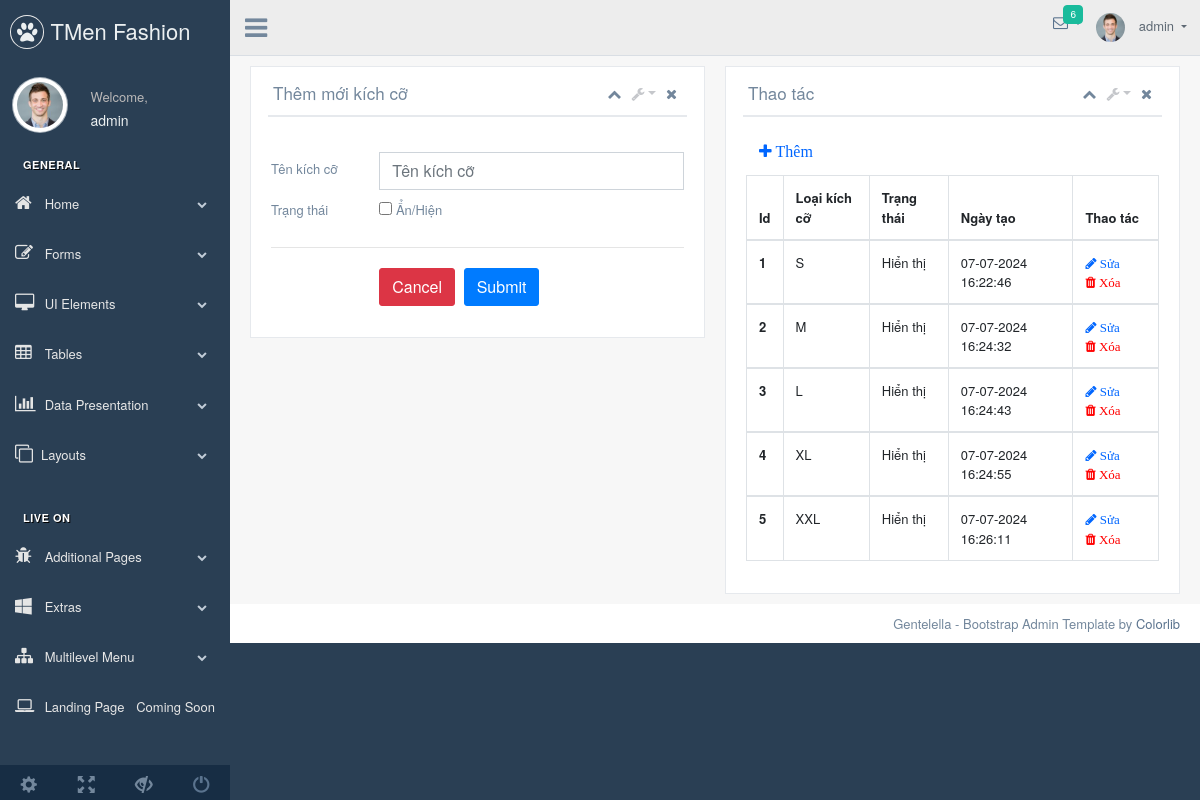
The app's page /admin/index.php?page=size (signed in) with its own data.
### tables this page shows
CREATE TABLE `size` (
  `size_id` int NOT NULL,
  `size_name` varchar(25) NOT NULL,
  `status` tinyint(1) DEFAULT NULL,
  `date_create` datetime NOT NULL
);

### admin/modules/size.php (the view, shortened to what this page needs)
<div class="col-md-6">
    <div class="x_panel">
        <div class="x_title">
            <h2>Thêm mới kích cỡ </h2>
            <ul class="nav navbar-right panel_toolbox">
                <li><a class="collapse-link"><i class="fa fa-chevron-up"></i></a>
                </li>
                <li class="dropdown">
                    <a href="#" class="dropdown-toggle" data-toggle="dropdown" role="button" aria-expanded="false"><i class="fa fa-wrench"></i></a>
                </li>
                <li><a class="close-link"><i class="fa fa-close"></i></a>
                </li>
            </ul>
            <div class="clearfix"></div>
        </div>
        <div class="x_content">
            <br>
            <?php
            $size_name = "";
            $status = false;
            ?>
            <form class="form-label-left input_mask" method="post">
                <div class="form-group row">
                    <label class="col-form-label col-md-3 col-sm-3 ">Tên kích cỡ</label>
                    <div class="col-md-9 col-sm-9 ">
                        <input type="text" class="form-control" value="<?php echo $size_name; ?>" name="size_name" id="size_name" placeholder="Tên kích cỡ">
                    </div>
                </div>
                <div class="form-group row">
                    <label class="col-md-3 col-sm-3  control-label">Trạng thái</label>
                    <div class="col-md-9 col-sm-9 ">
                        <div class="checkbox">
                            <label>
                                <input type="checkbox" value="1" <?php echo ($status) ? "checked" : "" ?> name="status" id="status"> Ẩn/Hiện
                            </label>
                        </div>
                    </div>
                </div>
                <div class="ln_solid"></div>
                <div class="form-group row">
                    <div class="col-md-9 col-sm-9  offset-md-3">
                        <a href="index.php?page=size"><button type="button" class="btn btn-danger">Cancel</button></a>
                        <button type="submit" class="btn btn-primary" name="addNew">Submit</button>
                    </div>
                </div>
            </form>
        </div>
    </div>
</div>
<div class="col-md-6">
    <div class="x_panel">
        <div class="x_title">
            <h2>Thao tác</h2>
            <ul class="nav navbar-right panel_toolbox">
                <li><a class="collapse-link"><i class="fa fa-chevron-up"></i></a>
                </li>
                <li class="dropdown">
                    <a href="#" class="dropdown-toggle" data-toggle="dropdown" role="button" aria-expanded="false"><i class="fa fa-wrench"></i></a>
                </li>
                <li><a class="close-link"><i class="fa fa-close"></i></a>
                </li>
            </ul>
            <div class="clearfix"></div>
        </div>
        <div class="x_content">
            <table class="table table-bordered">
                <button class="btn btn-btn-primary"> <a href="index.php?page=size">
                        <i class="fa fa-plus" style="color:#0066FF"> Thêm </i></a></button>
                <thead>
                    <tr>
                        <th>Id</th>
                        <th>Loại kích cỡ</th>
                        <th>Trạng thái</th>
                        <th>Ngày tạo</th>
                        <th>Thao tác</th>
                    </tr>
                </thead>
                <?php
                $sql = "SELECT * FROM size";
                $result = mysqli_query($conn, $sql) or die("Lỗi truy vấn dữ liệu");
                if (mysqli_num_rows($result) > 0) {
                    $i = 0;
                    while ($row = mysqli_fetch_assoc($result)) {
                        $i++;
                ?>
                        <tbody>
                            <tr>
                                <th scope="row"><?php echo $i; ?></th>
                                <td><?php echo $row["size_name"] ?></td>
                                <td><?php echo ($row["status"] ? "Hiển thị" : "Ẩn") ?></td>
                                <td><?php echo date("d-m-Y H:i:s", strtotime($row["date_create"])) ?></td>
                                <td>
                                    <a href="index.php?page=size&id=<?php echo $row["size_id"] ?>&edit=1">
                                        <i class="fa fa-pencil" style="color:#0066FF"> Sửa </i></a>
                                    <a href="index.php?page=size&id=<?php echo $row["size_id"] ?>&del=1" onclick="return confirm('Bạn có muốn xóa không?');"><i class="fa fa-trash" style="color:red"> Xóa </i></a>
                                </td>
                            </tr>
                    <?php
                    }
                }
                    ?>
                        </tbody>
            </table>
        </div>
    </div>
</div>

### records on screen
size: size_name "S", status "Hiển thị", date_create "07-07-2024 16:22:46"
size: size_name "M", status "Hiển thị", date_create "07-07-2024 16:24:32"
size: size_name "L", status "Hiển thị", date_create "07-07-2024 16:24:43"
size: size_name "XL", status "Hiển thị", date_create "07-07-2024 16:24:55"
size: size_name "XXL", status "Hiển thị", date_create "07-07-2024 16:26:11"

### other values on screen
$_SESSION["login"]["1"] "admin"
